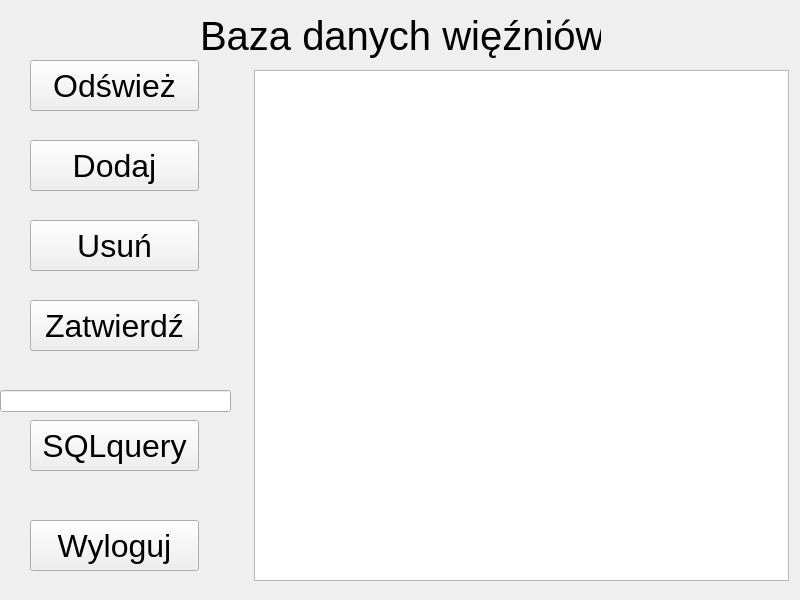
<?xml version="1.0" encoding="UTF-8"?>
<ui version="4.0">
 <class>login</class>
 <widget class="QWidget" name="login">
  <property name="geometry">
   <rect>
    <x>0</x>
    <y>0</y>
    <width>800</width>
    <height>600</height>
   </rect>
  </property>
  <property name="windowTitle">
   <string>Form</string>
  </property>
  <widget class="QLabel" name="label">
   <property name="geometry">
    <rect>
     <x>200</x>
     <y>0</y>
     <width>401</width>
     <height>71</height>
    </rect>
   </property>
   <property name="font">
    <font>
     <pointsize>30</pointsize>
    </font>
   </property>
   <property name="text">
    <string>Baza danych więźniów</string>
   </property>
  </widget>
  <widget class="QTableWidget" name="tableWidget">
   <property name="geometry">
    <rect>
     <x>254</x>
     <y>70</y>
     <width>535</width>
     <height>511</height>
    </rect>
   </property>
  </widget>
  <widget class="QPushButton" name="logoutButton">
   <property name="geometry">
    <rect>
     <x>30</x>
     <y>520</y>
     <width>169</width>
     <height>51</height>
    </rect>
   </property>
   <property name="font">
    <font>
     <pointsize>24</pointsize>
    </font>
   </property>
   <property name="text">
    <string>Wyloguj</string>
   </property>
  </widget>
  <widget class="QPushButton" name="refreshButton">
   <property name="geometry">
    <rect>
     <x>30</x>
     <y>60</y>
     <width>169</width>
     <height>51</height>
    </rect>
   </property>
   <property name="font">
    <font>
     <pointsize>24</pointsize>
    </font>
   </property>
   <property name="text">
    <string>Odśwież</string>
   </property>
  </widget>
  <widget class="QPushButton" name="addButton">
   <property name="geometry">
    <rect>
     <x>30</x>
     <y>140</y>
     <width>169</width>
     <height>51</height>
    </rect>
   </property>
   <property name="font">
    <font>
     <pointsize>24</pointsize>
    </font>
   </property>
   <property name="text">
    <string>Dodaj</string>
   </property>
  </widget>
  <widget class="QPushButton" name="deleteButton">
   <property name="geometry">
    <rect>
     <x>30</x>
     <y>220</y>
     <width>169</width>
     <height>51</height>
    </rect>
   </property>
   <property name="font">
    <font>
     <pointsize>24</pointsize>
    </font>
   </property>
   <property name="text">
    <string>Usuń</string>
   </property>
  </widget>
  <widget class="QPushButton" name="confirmButton">
   <property name="geometry">
    <rect>
     <x>30</x>
     <y>300</y>
     <width>169</width>
     <height>51</height>
    </rect>
   </property>
   <property name="font">
    <font>
     <pointsize>24</pointsize>
    </font>
   </property>
   <property name="text">
    <string>Zatwierdź</string>
   </property>
  </widget>
  <widget class="QLineEdit" name="lineEdit">
   <property name="geometry">
    <rect>
     <x>0</x>
     <y>390</y>
     <width>231</width>
     <height>22</height>
    </rect>
   </property>
  </widget>
  <widget class="QPushButton" name="execButton">
   <property name="geometry">
    <rect>
     <x>30</x>
     <y>420</y>
     <width>169</width>
     <height>51</height>
    </rect>
   </property>
   <property name="font">
    <font>
     <pointsize>24</pointsize>
    </font>
   </property>
   <property name="text">
    <string>SQLquery</string>
   </property>
  </widget>
 </widget>
 <resources/>
 <connections/>
</ui>
